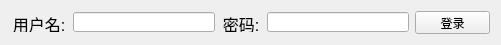
  <widget class="QWidget" name="layoutWidget">
   <property name="geometry">
    <rect>
     <x>10</x>
     <y>180</y>
     <width>481</width>
     <height>25</height>
    </rect>
   </property>
   <layout class="QHBoxLayout" name="horizontalLayout">
    <item>
     <widget class="QLabel" name="label">
      <property name="minimumSize">
       <size>
        <width>56</width>
        <height>20</height>
       </size>
      </property>
      <property name="maximumSize">
       <size>
        <width>56</width>
        <height>20</height>
       </size>
      </property>
      <property name="font">
       <font>
        <pointsize>12</pointsize>
        <weight>50</weight>
        <bold>false</bold>
        <underline>false</underline>
        <stylestrategy>PreferDefault</stylestrategy>
       </font>
      </property>
      <property name="text">
       <string>&lt;html&gt;&lt;head/&gt;&lt;body&gt;&lt;p align=&quot;center&quot;&gt;用户名:&lt;/p&gt;&lt;/body&gt;&lt;/html&gt;</string>
      </property>
     </widget>
    </item>
    <item>
     <widget class="QLineEdit" name="le_userName">
      <property name="minimumSize">
       <size>
        <width>142</width>
        <height>20</height>
       </size>
      </property>
      <property name="maximumSize">
       <size>
        <width>142</width>
        <height>20</height>
       </size>
      </property>
     </widget>
    </item>
    <item>
     <widget class="QLabel" name="label_2">
      <property name="minimumSize">
       <size>
        <width>40</width>
        <height>20</height>
       </size>
      </property>
      <property name="maximumSize">
       <size>
        <width>40</width>
        <height>20</height>
       </size>
      </property>
      <property name="font">
       <font>
        <pointsize>12</pointsize>
        <weight>50</weight>
        <bold>false</bold>
        <underline>false</underline>
        <stylestrategy>PreferDefault</stylestrategy>
       </font>
      </property>
      <property name="text">
       <string>&lt;html&gt;&lt;head/&gt;&lt;body&gt;&lt;p align=&quot;center&quot;&gt;密码:&lt;/p&gt;&lt;/body&gt;&lt;/html&gt;</string>
      </property>
     </widget>
    </item>
    <item>
     <widget class="QLineEdit" name="le_passWord">
      <property name="minimumSize">
       <size>
        <width>142</width>
        <height>20</height>
       </size>
      </property>
      <property name="maximumSize">
       <size>
        <width>142</width>
        <height>20</height>
       </size>
      </property>
      <property name="echoMode">
       <enum>QLineEdit::Password</enum>
      </property>
     </widget>
    </item>
    <item>
     <widget class="QPushButton" name="btn_login">
      <property name="minimumSize">
       <size>
        <width>75</width>
        <height>23</height>
       </size>
      </property>
      <property name="maximumSize">
       <size>
        <width>75</width>
        <height>23</height>
       </size>
      </property>
      <property name="text">
       <string>登录</string>
      </property>
     </widget>
    </item>
   </layout>
  </widget>
